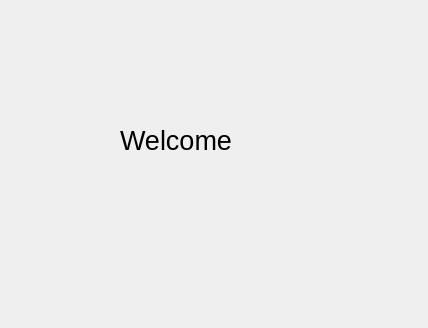
<?xml version="1.0" encoding="UTF-8"?>
<ui version="4.0">
 <class>Dialog</class>
 <widget class="QDialog" name="Dialog">
  <property name="geometry">
   <rect>
    <x>0</x>
    <y>0</y>
    <width>428</width>
    <height>328</height>
   </rect>
  </property>
  <property name="windowTitle">
   <string>Dialog</string>
  </property>
  <widget class="QLabel" name="label">
   <property name="geometry">
    <rect>
     <x>120</x>
     <y>100</y>
     <width>181</width>
     <height>81</height>
    </rect>
   </property>
   <property name="font">
    <font>
     <pointsize>20</pointsize>
    </font>
   </property>
   <property name="text">
    <string>Welcome</string>
   </property>
  </widget>
 </widget>
 <resources/>
 <connections/>
</ui>
